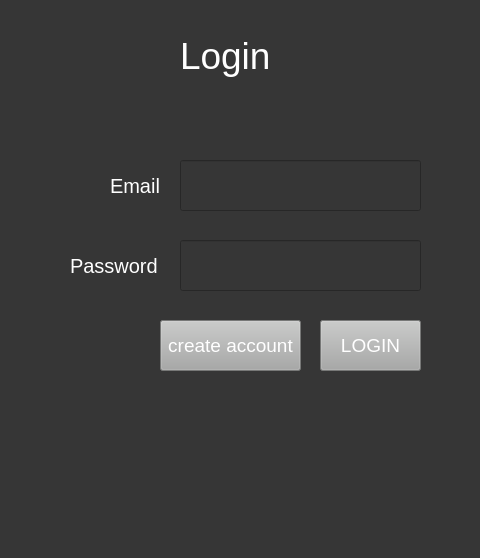
<?xml version="1.0" encoding="UTF-8"?>
<ui version="4.0">
 <class>MainWindow</class>
 <widget class="QMainWindow" name="MainWindow">
  <property name="geometry">
   <rect>
    <x>0</x>
    <y>0</y>
    <width>480</width>
    <height>558</height>
   </rect>
  </property>
  <property name="windowTitle">
   <string>MainWindow</string>
  </property>
  <property name="styleSheet">
   <string notr="true">background-color: rgb(54, 54, 54);</string>
  </property>
  <widget class="QWidget" name="centralwidget">
   <widget class="QLabel" name="label">
    <property name="geometry">
     <rect>
      <x>180</x>
      <y>20</y>
      <width>91</width>
      <height>71</height>
     </rect>
    </property>
    <property name="styleSheet">
     <string notr="true"> font-size:28pt; color: rgb(255, 255, 255)</string>
    </property>
    <property name="text">
     <string>Login</string>
    </property>
   </widget>
   <widget class="QLabel" name="label_2">
    <property name="geometry">
     <rect>
      <x>110</x>
      <y>170</y>
      <width>51</width>
      <height>31</height>
     </rect>
    </property>
    <property name="styleSheet">
     <string notr="true">color:rgb(255, 255, 255); font-size:15pt</string>
    </property>
    <property name="text">
     <string>Email</string>
    </property>
   </widget>
   <widget class="QLineEdit" name="email">
    <property name="geometry">
     <rect>
      <x>180</x>
      <y>160</y>
      <width>241</width>
      <height>51</height>
     </rect>
    </property>
    <property name="styleSheet">
     <string notr="true">font-size:14pt; color:rgb(255, 255, 255)</string>
    </property>
   </widget>
   <widget class="QLineEdit" name="password">
    <property name="geometry">
     <rect>
      <x>180</x>
      <y>240</y>
      <width>241</width>
      <height>51</height>
     </rect>
    </property>
    <property name="styleSheet">
     <string notr="true">font-size:14pt; color:rgb(255, 255, 255)</string>
    </property>
   </widget>
   <widget class="QLabel" name="label_3">
    <property name="geometry">
     <rect>
      <x>70</x>
      <y>250</y>
      <width>91</width>
      <height>31</height>
     </rect>
    </property>
    <property name="styleSheet">
     <string notr="true">color:rgb(255, 255, 255); font-size:15pt</string>
    </property>
    <property name="text">
     <string>Password</string>
    </property>
   </widget>
   <widget class="QPushButton" name="loginbutton">
    <property name="geometry">
     <rect>
      <x>320</x>
      <y>320</y>
      <width>101</width>
      <height>51</height>
     </rect>
    </property>
    <property name="styleSheet">
     <string notr="true">background-color:rgb(167, 168, 167); font-size:14pt; color:rgb(255, 255, 255)</string>
    </property>
    <property name="text">
     <string>LOGIN</string>
    </property>
   </widget>
   <widget class="QPushButton" name="loginbutton_2">
    <property name="geometry">
     <rect>
      <x>160</x>
      <y>320</y>
      <width>141</width>
      <height>51</height>
     </rect>
    </property>
    <property name="styleSheet">
     <string notr="true">background-color:rgb(167, 168, 167); font-size:14pt; color:rgb(255, 255, 255)</string>
    </property>
    <property name="text">
     <string>create account</string>
    </property>
   </widget>
  </widget>
  <widget class="QMenuBar" name="menubar">
   <property name="geometry">
    <rect>
     <x>0</x>
     <y>0</y>
     <width>480</width>
     <height>21</height>
    </rect>
   </property>
  </widget>
  <widget class="QStatusBar" name="statusbar"/>
 </widget>
 <resources/>
 <connections/>
</ui>
